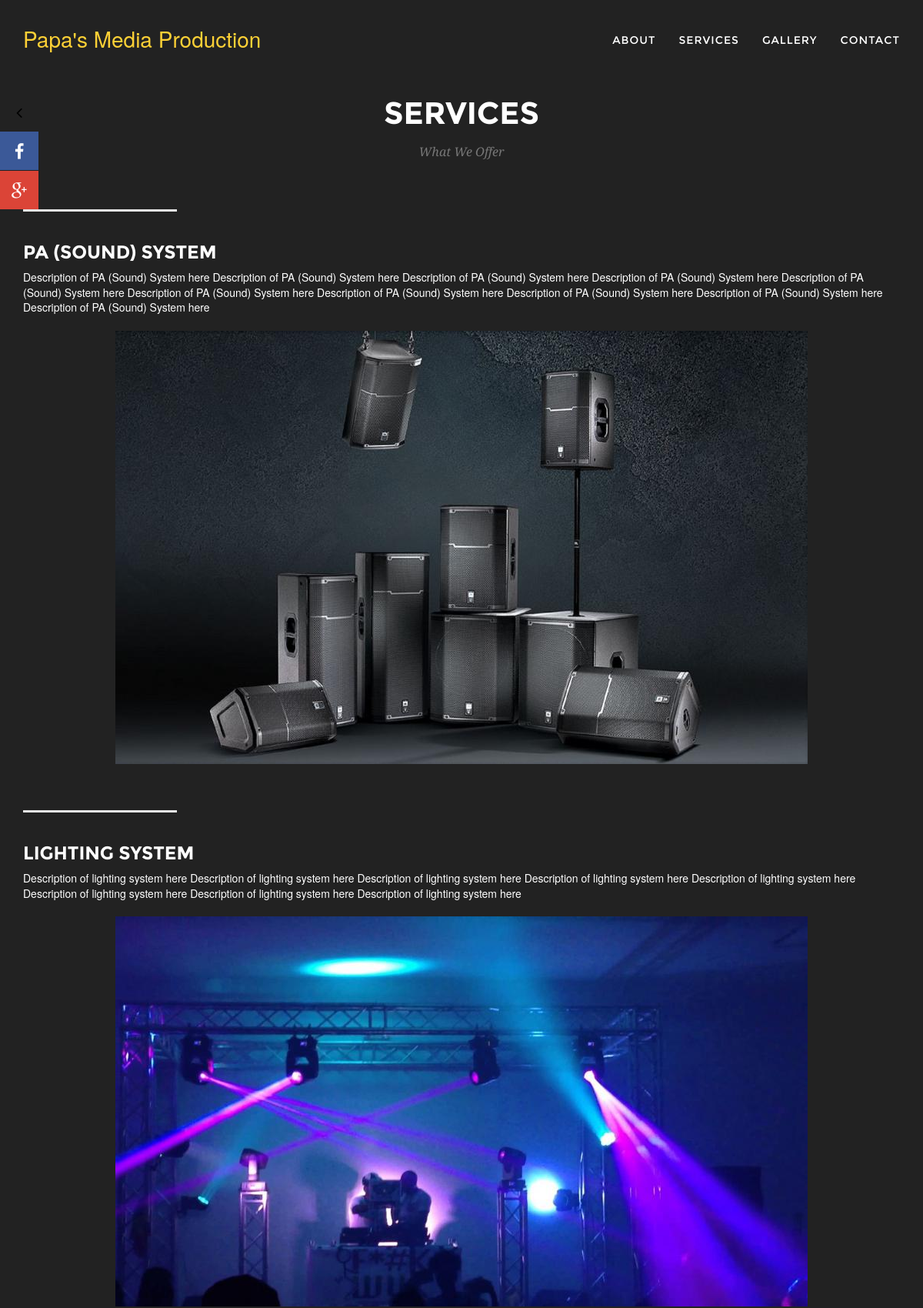
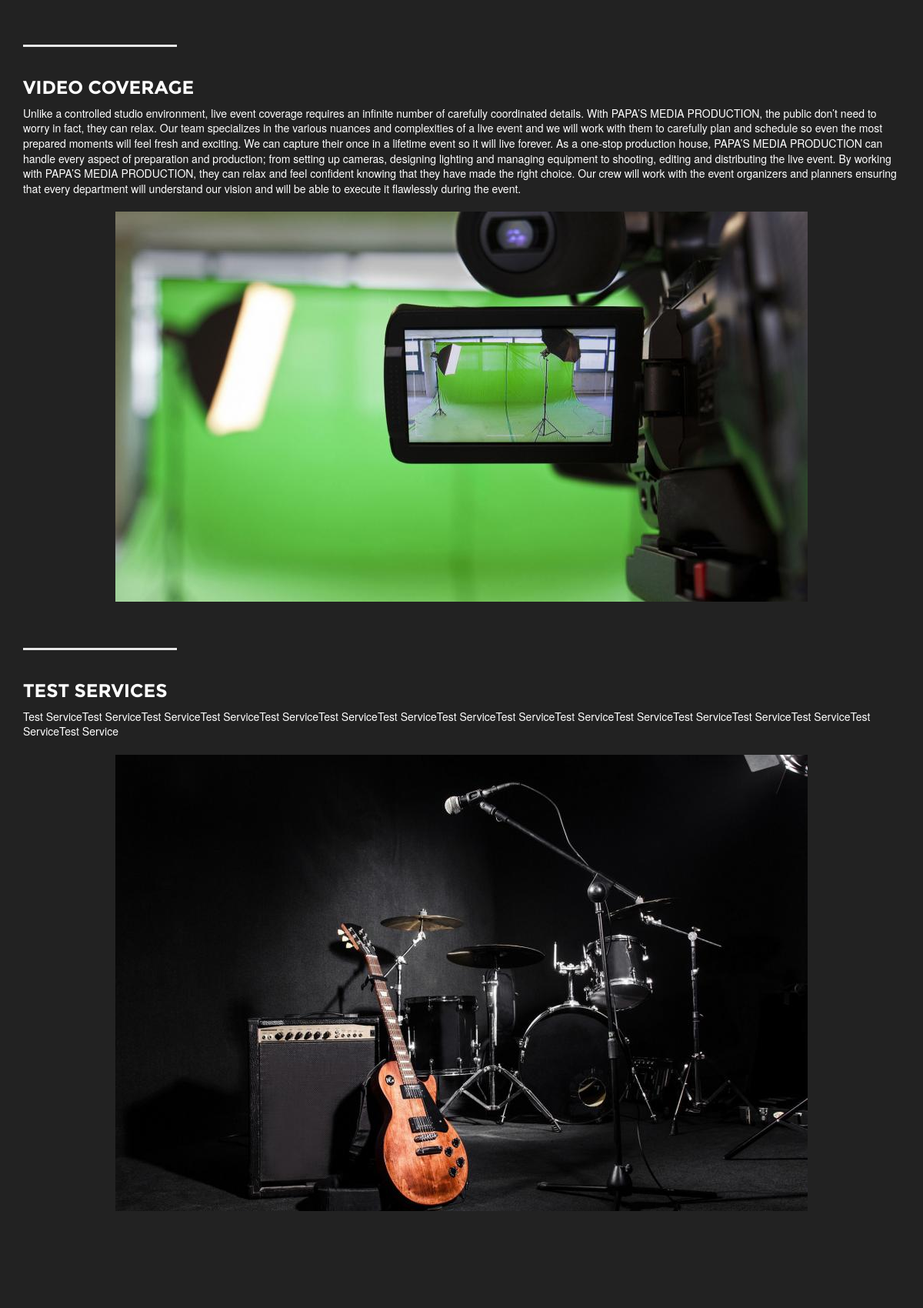
/services.php (upper part), run on the app's committed database (2 pictures, top to bottom).
### tables this page shows
CREATE TABLE `about` (
  `id` tinyint(4) NOT NULL,
  `business_name` varchar(100) NOT NULL,
  `about_text` text NOT NULL,
  `intro_lead_in` varchar(50) NOT NULL,
  `intro_heading` varchar(50) NOT NULL,
  `phone_no` varchar(50) NOT NULL,
  `email` varchar(255) NOT NULL,
  `instagram` varchar(255) NOT NULL,
  `facebook` varchar(255) NOT NULL,
  `logo_name` varchar(255) NOT NULL
);

CREATE TABLE `services` (
  `id` int(11) NOT NULL,
  `svc_name` varchar(255) NOT NULL,
  `svc_descr` text NOT NULL,
  `svc_img_name` varchar(255) NOT NULL
);

### assets/php/get_business_info.php (called while the page is built, shortened)
<?php
require_once '_database.php';
$sql = "select * from about";
$result = $conn->query($sql);
if ($result->num_rows > 0) {
    $row = $result->fetch_assoc();
    $business_name = $row['business_name'];
}

### services.php (the view, shortened to what this page needs)
<?php
require_once 'assets/php/php_functions.php';
?>
<!DOCTYPE html>
<html lang="en">
<head>
    <?php require_once '_head_elems.php' ?>
</head>
<body id="page-top" class="navbgcolor">
    <?php
        require_once 'includes/_social_share.php';
        require_once 'assets/php/get_business_info.php';
        require_once '_nav.php';
    ?>
    <section id="services" class="bg-darkest-gray">
        <div class="container">
            <div class="row">
                <div class="col-lg-12 text-center">
                    <h2 class="section-heading">Services</h2>
                    <h3 class="section-subheading text-muted">What We Offer</h3>
                </div>
            </div>
			<?php
			$sql = "select * from services";
            $result = $conn->query($sql);
			if ($result->num_rows > 0) {
				while($row = $result->fetch_assoc()) {
					$svc_name = $row['svc_name'];
					$svc_descr = nl2br($row['svc_descr'],true);
					$svc_img_name = $row['svc_img_name'];
                    $img_file_path = "assets/images/services/$svc_img_name";
                    list($width, $height) = getimagesize($img_file_path);
$html = <<<HTML
<div class='row content_section'>
	<div class='col-lg-12'>
		<hr class='section_heading_spacer'>
        <div class='clearfix'></div>
		<h3 class='section-heading'>$svc_name</h3>
		<p class='lead'>$svc_descr</p>
	</div>
	<div class='col-lg-12 service_img_div'>
		<img class='img-responsive' src='assets/images/services/$svc_img_name' alt='' width="$width" height="$height">
	</div>
</div>
HTML;
					echo $html;
				}
			}
        ?>
        </div>
    </section>
</body>
</html>

### _nav.php (shortened to what this page needs)
<nav class="navbar navbar-default navbar-fixed-top">
    <div class="container" class="navdiv">
        <div class="navbar-header page-scroll">
            <a class="navbar-brand page-scroll" href="./"><?php echo $business_name ?></a>
        </div>
        <div class="collapse navbar-collapse" id="bs-example-navbar-collapse-1">
            <ul class="nav navbar-nav navbar-right">
                <li>
                    <a href="about">About</a>
                </li>
                <li>
                    <a href="services">Services</a>
                </li>
                <li>
                    <a href="gallery">Gallery</a>
                </li>
                <li>
                    <a href="contact">Contact</a>
                </li>
            </ul>
        </div>
    </div>
</nav>

### assets/css/agency.css (style rules this page uses)
body { overflow-x: hidden; font-family: "Roboto Slab", "Helvetica Neue", Helvetica, Arial, sans-serif; }
.text-muted { color: #777777; }
p { font-size: 14px; line-height: 1.75; }
a { color: #fed136; }
h1, h2, h3, h4, h5, h6 { font-family: "Montserrat", "Helvetica Neue", Helvetica, Arial, sans-serif; text-transform: uppercase; font-weight: 700; }
.bg-darkest-gray { background-color: #222222; }
.navbar-default { background-color: #222222; border-color: transparent; }
.navbar-default .navbar-brand { color: #fed136; font-family: "Kaushan Script", "Helvetica Neue", Helvetica, Arial, cursive; }
.navbar-default .navbar-collapse { border-color: #fff; border-color: rgba(255, 255, 255, 0.02); }
.navbar-default .nav li a { font-family: "Montserrat", "Helvetica Neue", Helvetica, Arial, sans-serif; text-transform: uppercase; font-weight: 400; letter-spacing: 1px; color: white; }
@media (min-width: 768px) { .navbar-default { background-color: transparent; padding: 25px 0; -webkit-transition: padding 0.3s; -moz-transition: padding 0.3s; -o-transition: padding 0.3s; transition: padding 0.3s; border: none; } }
@media (min-width: 768px) { .navbar-default .navbar-brand { font-size: 2em; -webkit-transition: all 0.3s; -moz-transition: all 0.3s; -o-transition: all 0.3s; transition: all 0.3s; } }
@media (min-width: 768px) { .navbar-right { margin-top: 2px; margin-bottom: 2px; } }
section { padding: 100px 0; color: #fff; background-color: #222; }
section h2.section-heading { font-size: 40px; margin-top: 0; margin-bottom: 15px; }
section h3.section-subheading { font-size: 16px; font-family: "Droid Serif", "Helvetica Neue", Helvetica, Arial, sans-serif; text-transform: none; font-style: italic; font-weight: 400; margin-bottom: 25px; }
@media (min-width: 768px) { section { padding: 125px 0; } }
body { webkit-tap-highlight-color: #fed136; }
.content_section { padding: 20px 0; }
.lead { font-size: 14px; font-weight: 400; }
.section_heading_spacer { float: left; width: 200px; border-top: 3px solid #e7e7e7; }
.service_img_div .img-responsive { display: block; margin: 0 auto; }

### data on the page
about: business_name "Papa's Media Production"
services: svc_name "PA (SOUND) SYSTEM", svc_descr "Description of PA (Sound) System here Description of PA (Sound) System here Description of PA (Sound) System here Description of PA (Sound) System here Description of PA (Sound) System here Description of PA (Sound) System here Description of PA (Sound) System here Description of PA (Sound) System here Description of PA (Sound) System here Description of PA (Sound) System here", svc_img_name (picture)
services: svc_name "LIGHTING SYSTEM", svc_descr "Description of lighting system here Description of lighting system here Description of lighting system here Description of lighting system here Description of lighting system here Description of lighting system here Description of lighting system here Description of lighting system here", svc_img_name (picture)
services: svc_name "VIDEO COVERAGE", svc_descr "Unlike a controlled studio environment, live event coverage requires an infinite number of carefully coordinated details. With PAPA’S MEDIA PRODUCTION, the public don’t need to worry in fact, they can relax. Our team specializes in the various nuances and complexities of a live event and we will work with them to carefully plan and schedule so even the most prepared moments will feel fresh and exciting. We can capture their once in a lifetime event so it will live forever. As a one-stop production house, PAPA’S MEDIA PRODUCTION can handle every aspect of preparation and production; from setting up cameras, designing lighting and managing equipment to shooting, editing and distributing the…", svc_img_name (picture)
services: svc_name "TEST SERVICES", svc_descr "Test ServiceTest ServiceTest ServiceTest ServiceTest ServiceTest ServiceTest ServiceTest ServiceTest ServiceTest ServiceTest ServiceTest ServiceTest ServiceTest ServiceTest ServiceTest Service", svc_img_name (picture)
